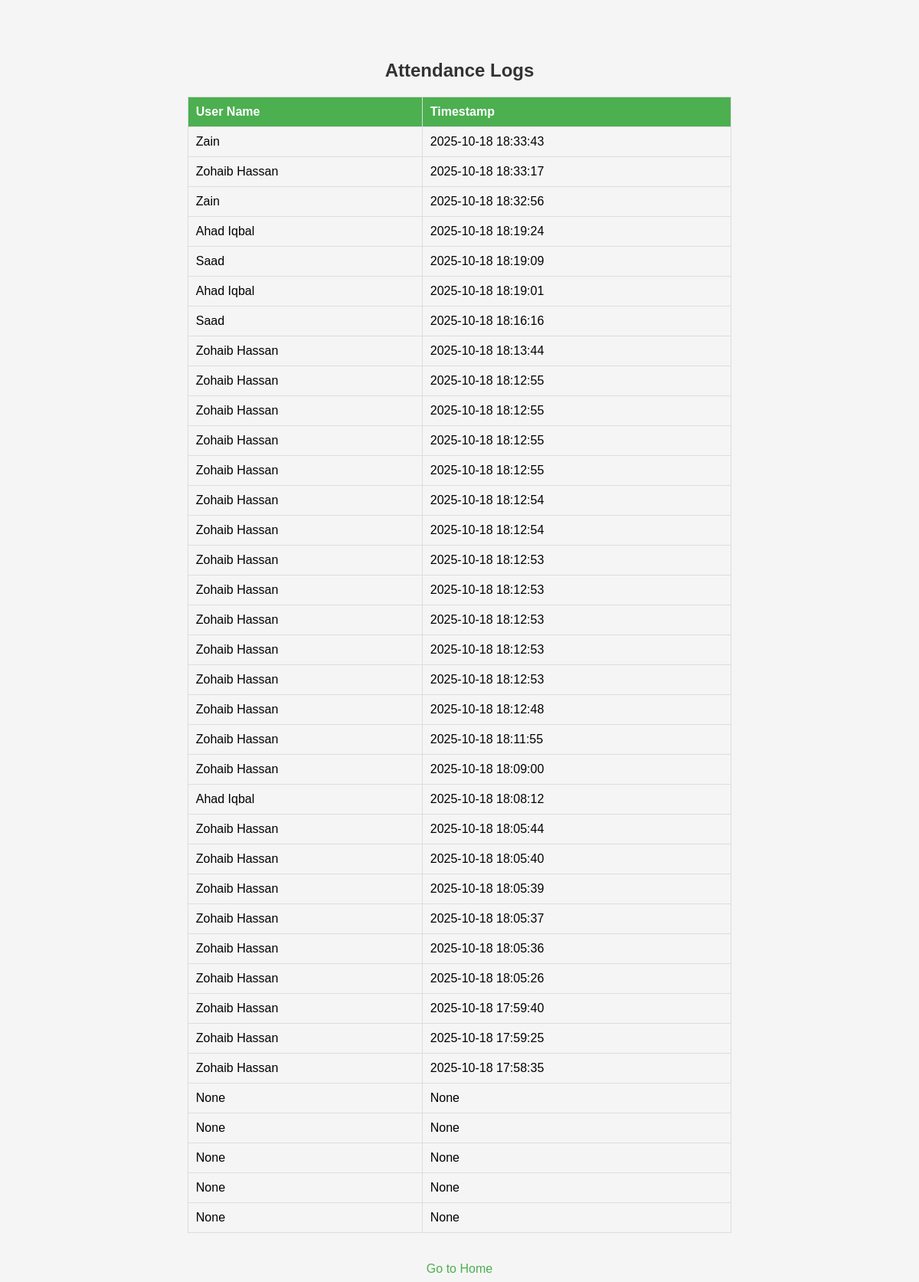
The app's page /attendance with its own data.
### tables this page shows
CREATE TABLE attendance (
                    id INTEGER PRIMARY KEY AUTOINCREMENT,
                    name TEXT,
                    time TEXT
                , user_name TEXT, timestamp DATETIME, status TEXT DEFAULT 'Present');

### app.py (the view)
@app.route('/attendance')
def attendance():
    logs = get_attendance_logs()
    return render_template('attendance.html', logs=logs)

### app.py (called while the page is built)
def get_table_columns(conn, table_name):
    cursor = conn.cursor()
    cursor.execute("SELECT name FROM sqlite_master WHERE type='table' AND name=?", (table_name,))
    if cursor.fetchone() is None:
        return []
    cursor.execute(f"PRAGMA table_info({table_name})")
    cols = [row[1] for row in cursor.fetchall()]
    return cols

def get_attendance_logs():
    conn = sqlite3.connect(DB_PATH)
    cursor = conn.cursor()
    cols = get_table_columns(conn, 'attendance')
    if 'timestamp' in cols:
        cursor.execute('SELECT user_name, timestamp FROM attendance ORDER BY timestamp DESC')
    else:
        cursor.execute('SELECT user_name, id FROM attendance ORDER BY id DESC')
    logs = cursor.fetchall()
    conn.close()
    return logs

### templates/attendance.html (shortened to what this page needs)
<!DOCTYPE html>
<html>
<head>
</head>
<body>
  <h2>Attendance Logs</h2>
  {% if logs %}
    <table>
      <tr>
        <th>User Name</th>
        <th>Timestamp</th>
      </tr>
      {% for log in logs %}
        <tr>
          <td>{{ log[0] }}</td>
          <td>{{ log[1] }}</td>
        </tr>
      {% endfor %}
    </table>
  {% else %}
    <p>No attendance records yet. <a href="/">Start marking attendance</a>.</p>
  {% endif %}
  <br>
  <a href="/">Go to Home</a>
</body>
</html>

### templates/attendance.html (style rules this page uses)
body { text-align: center; font-family: Arial, sans-serif; background-color: #f5f5f5; padding-top: 50px; }
table { margin: 20px auto; border-collapse: collapse; width: 60%; }
th, td { padding: 10px; border: 1px solid #ddd; text-align: left; }
th { background-color: #4CAF50; color: white; }
h2 { color: #333; }
a { color: #4CAF50; text-decoration: none; }

### records on screen
attendance: user_name "Zain", timestamp "2025-10-18 18:33:43"
attendance: user_name "Zohaib Hassan", timestamp "2025-10-18 18:33:17"
attendance: user_name "Zain", timestamp "2025-10-18 18:32:56"
attendance: user_name "Ahad Iqbal", timestamp "2025-10-18 18:19:24"
attendance: user_name "Saad", timestamp "2025-10-18 18:19:09"
attendance: user_name "Ahad Iqbal", timestamp "2025-10-18 18:19:01"
attendance: user_name "Saad", timestamp "2025-10-18 18:16:16"
attendance: user_name "Zohaib Hassan", timestamp "2025-10-18 18:13:44"
attendance: user_name "Zohaib Hassan", timestamp "2025-10-18 18:12:55"
attendance: user_name "Zohaib Hassan", timestamp "2025-10-18 18:12:55"
attendance: user_name "Zohaib Hassan", timestamp "2025-10-18 18:12:55"
attendance: user_name "Zohaib Hassan", timestamp "2025-10-18 18:12:55"
attendance: user_name "Zohaib Hassan", timestamp "2025-10-18 18:12:54"
attendance: user_name "Zohaib Hassan", timestamp "2025-10-18 18:12:54"
attendance: user_name "Zohaib Hassan", timestamp "2025-10-18 18:12:53"
attendance: user_name "Zohaib Hassan", timestamp "2025-10-18 18:12:53"
attendance: user_name "Zohaib Hassan", timestamp "2025-10-18 18:12:53"
attendance: user_name "Zohaib Hassan", timestamp "2025-10-18 18:12:53"
attendance: user_name "Zohaib Hassan", timestamp "2025-10-18 18:12:53"
attendance: user_name "Zohaib Hassan", timestamp "2025-10-18 18:12:48"
attendance: user_name "Zohaib Hassan", timestamp "2025-10-18 18:11:55"
attendance: user_name "Zohaib Hassan", timestamp "2025-10-18 18:09:00"
attendance: user_name "Ahad Iqbal", timestamp "2025-10-18 18:08:12"
attendance: user_name "Zohaib Hassan", timestamp "2025-10-18 18:05:44"
attendance: user_name "Zohaib Hassan", timestamp "2025-10-18 18:05:40"
attendance: user_name "Zohaib Hassan", timestamp "2025-10-18 18:05:39"
attendance: user_name "Zohaib Hassan", timestamp "2025-10-18 18:05:37"
attendance: user_name "Zohaib Hassan", timestamp "2025-10-18 18:05:36"
attendance: user_name "Zohaib Hassan", timestamp "2025-10-18 18:05:26"
attendance: user_name "Zohaib Hassan", timestamp "2025-10-18 17:59:40"
attendance: user_name "Zohaib Hassan", timestamp "2025-10-18 17:59:25"
attendance: user_name "Zohaib Hassan", timestamp "2025-10-18 17:58:35"

### other values on screen
{{ log[0] }} "None" "None" "None" "None" "None"
{{ log[1] }} "None" "None" "None" "None" "None"
